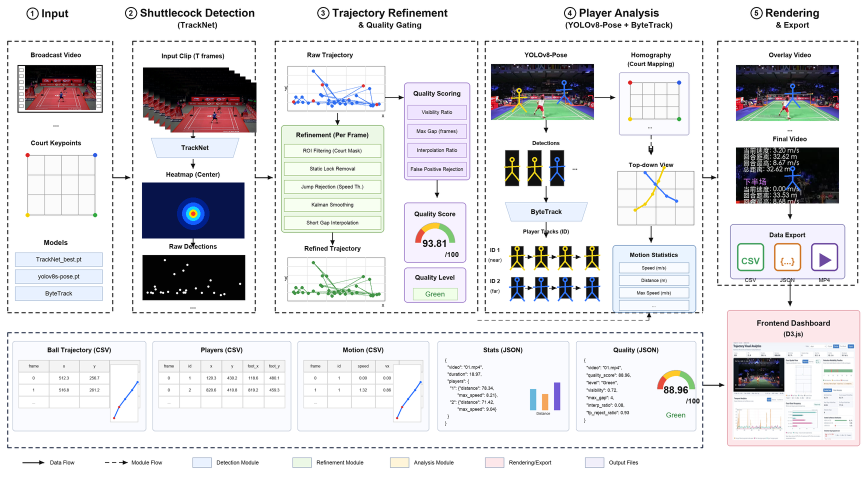
#> input picture 计算机视觉大作业/output/figures/badminton_pipeline_exact.png, 1732 x 964 px (shown at 1/2 size)
$ python -i generate_badminton_pipeline_exact.py   (imports and definitions only)
#> lines starting #> are read from the running program, lines starting #| are printed output that depends on the picture
from __future__ import annotations

import base64
import csv
import json
import math
import subprocess
import xml.etree.ElementTree as ET
from pathlib import Path
from urllib.parse import quote

from PIL import Image, ImageDraw, ImageFont


OUT_DIR = Path(__file__).resolve().parent
ROOT_DIR = OUT_DIR.parents[1]
ASSET_DIR = OUT_DIR / "exact_assets"

DRAWIO = OUT_DIR / "badminton_pipeline_exact.drawio"
SVG = OUT_DIR / "badminton_pipeline_exact.svg"
PNG = OUT_DIR / "badminton_pipeline_exact.png"

W, H = 1732, 964
SCALE = 2
PW, PH = W * SCALE, H * SCALE

INK = "#111111"
MUTED = "#333333"
LIGHT_STROKE = "#bfc7d5"
DASH = "#111111"
BLUE_FILL = "#eaf2ff"
GREEN_FILL = "#ecf8e6"
YELLOW_FILL = "#fff5d9"
PINK_FILL = "#fde7ea"
PURPLE_FILL = "#f1effa"
WHITE = "#ffffff"


def sp(v: float) -> int:
    return int(round(v * SCALE))


# [12 lines left out: function font, not called in this run]


def load_json(path: Path) -> dict:
    return json.loads(path.read_text(encoding="utf-8"))


# [33 lines left out: functions read_rows, project_data, not called in this run]


def image_data_uri(path: Path) -> str:
    mime = "image/png" if path.suffix.lower() == ".png" else "image/jpeg"
    return f"data:{mime};base64," + base64.b64encode(path.read_bytes()).decode("ascii")


# [36 lines left out: functions pil_data_uri, quicklook_thumbnail, cover_image, not called in this run]


def prepare_assets(data: dict) -> dict[str, Image.Image]:
    docs = ROOT_DIR / "docs/images"
    video_dir = data["video_dir"]
    original = quicklook_thumbnail(video_dir / "original.mp4", "original") or docs / "01_input_frame.jpg"
    overlay = quicklook_thumbnail(video_dir / "overlay.mp4", "overlay") or docs / "03_tracknet_output.jpg"
    final = quicklook_thumbnail(video_dir / "final.mp4", "final") or docs / "05_panel_close.jpg"
    dashboard = docs / "frontend_dashboard.png"
    input_frame = docs / "01_input_frame.jpg"
    tracknet_frame = docs / "03_tracknet_output.jpg"
    return {
        "broadcast": cover_image(input_frame, 150, 88),
        "original": cover_image(original, 190, 112),
        "tracknet": cover_image(tracknet_frame, 205, 112),
        "overlay": cover_image(overlay, 205, 112),
        "final": cover_image(final, 205, 112),
        "dashboard": cover_image(dashboard, 260, 142),
    }


# [17 lines left out: functions draw_rounded, draw_dashed_rect, not called in this run]


def draw_text(draw: ImageDraw.ImageDraw, xy, text: str, size=14, bold=False, fill=INK, anchor=None, align="center"):
    draw.text((sp(xy[0]), sp(xy[1])), text, font=font(size, bold), fill=fill, anchor=anchor, align=align)


def draw_center(draw, box, text, size=13, bold=False, fill=INK):
    x1, y1, x2, y2 = box
    draw_text(draw, ((x1 + x2) / 2, (y1 + y2) / 2), text, size, bold, fill, anchor="mm")


# [33 lines left out: functions draw_arrow, draw_dashed_line, not called in this run]


def paste_img(canvas: Image.Image, img: Image.Image, xy):
    canvas.paste(img.resize((sp(img.width / SCALE) if img.width > 400 else sp(img.width), sp(img.height / SCALE) if img.height > 300 else sp(img.height))))


# [423 lines left out: functions place_image, draw_stage_title, draw_film_frame, draw_court, draw_trapezoid, chart_points and 7 more, not called in this run]


def svg_image_tag(img: Image.Image, x, y, w, h):
    return f'<image x="{x}" y="{y}" width="{w}" height="{h}" href="{pil_data_uri(img)}" preserveAspectRatio="xMidYMid slice"/>'


# [25 lines left out: functions make_svg, mx_style, not called in this run]


def add_geo(cell, x, y, w, h):
    ET.SubElement(cell, "mxGeometry", {"x": str(x), "y": str(y), "width": str(w), "height": str(h), "as": "geometry"})


# [182 lines left out: functions make_drawio, main, not called in this run]


# [2 lines not run here, left out]

>>> import cv2
>>> picture = cv2.imread('badminton_pipeline_exact.png', cv2.IMREAD_GRAYSCALE)
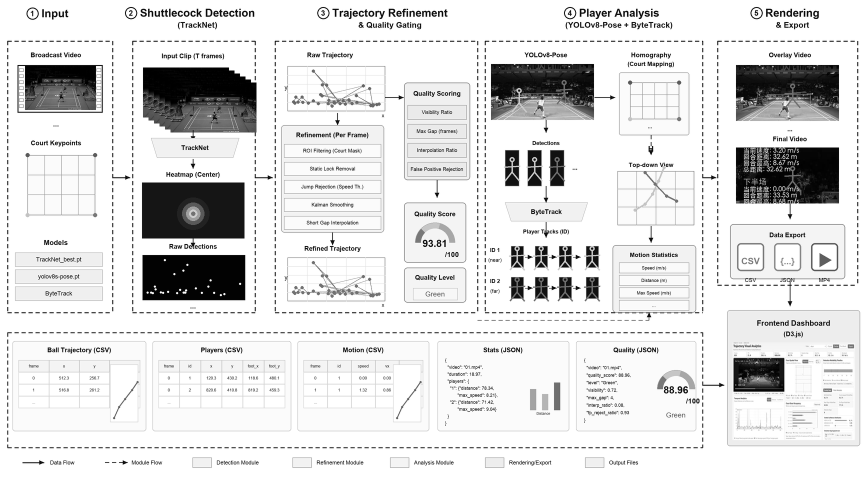
#> picture: shape (964, 1732) (shown at 1/2 size); min 0, max 255, mean 222.2
#> (the run stopped early here; a loop or call above may not have finished)
